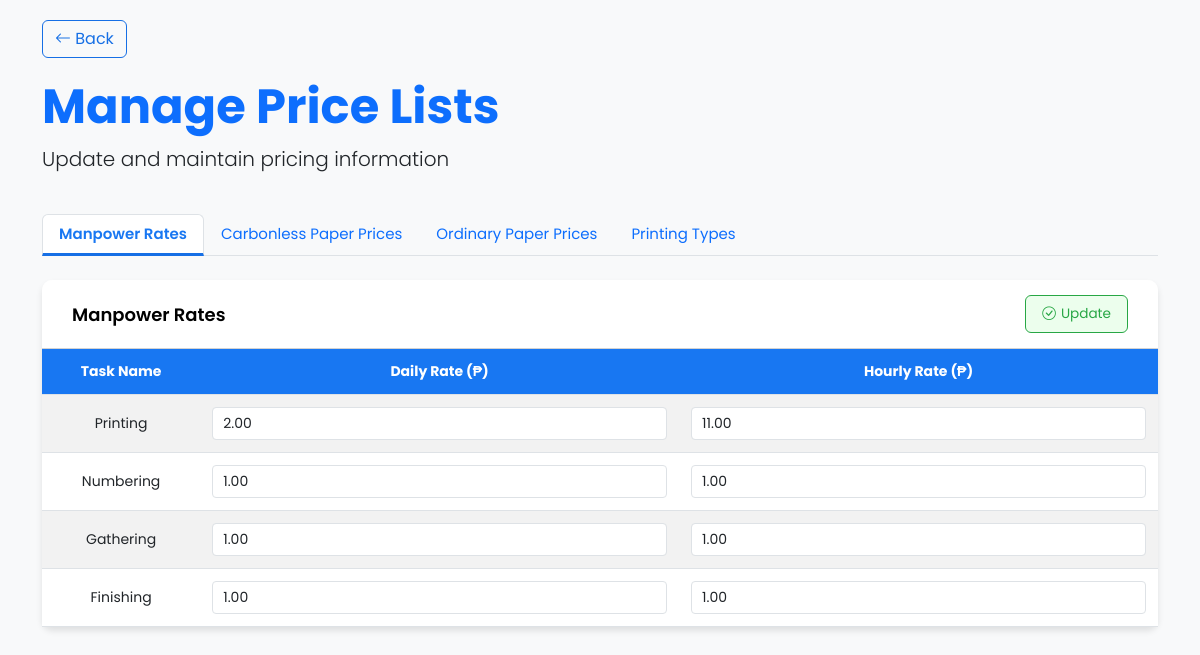
Screenshot of /pages/manage_prices.php?id=263 with the database file from the repository.
### tables this page shows
CREATE TABLE `manpower_rates` (
  `id` int(11) NOT NULL,
  `task_name` varchar(100) NOT NULL,
  `daily_rate` decimal(10,2) NOT NULL,
  `hourly_rate` decimal(10,2) NOT NULL,
  `created_at` timestamp NOT NULL DEFAULT current_timestamp()
);

### pages/manage_prices.php (the view, shortened to what this page needs)
<?php
require_once '../config/db.php';
$job_id = $_GET['id'] ?? 0;
$manpower_rates = $inventory->query("SELECT * FROM manpower_rates")->fetch_all(MYSQLI_ASSOC);
?>
<!DOCTYPE html>
<html lang="en">
<head>
  <link href="https://cdn.jsdelivr.net/npm/bootstrap@5.3.0/dist/css/bootstrap.min.css" rel="stylesheet">
  <link rel="stylesheet" href="https://cdn.jsdelivr.net/npm/bootstrap-icons@1.10.0/font/bootstrap-icons.css">
</head>
<body>
  <div class="container">
    <div class="back-button">
      <button type="button" class="btn btn-outline-primary" onclick="window.location.href='paper_cost.php?id=<?= $job_id ?>'">
        <i class="bi bi-arrow-left"></i> Back
      </button>
    </div>
    <div class="row mb-4">
      <div class="col">
        <h1 class="display-5 fw-bold text-primary">Manage Price Lists</h1>
        <p class="lead">Update and maintain pricing information</p>
      </div>
    </div>
    <div class="row">
      <div class="col-md-12">
        <ul class="nav nav-tabs mb-4" id="priceTabs" role="tablist">
          <li class="nav-item" role="presentation">
            <button class="nav-link active" id="manpower-tab" data-bs-toggle="tab" data-bs-target="#manpower-rates" type="button" role="tab">Manpower Rates</button>
          </li>
          <li class="nav-item" role="presentation">
            <button class="nav-link" id="paper-tab" data-bs-toggle="tab" data-bs-target="#paper-prices" type="button" role="tab">Carbonless Paper Prices</button>
          </li>
          <li class="nav-item" role="presentation">
            <button class="nav-link" id="cut-tab" data-bs-toggle="tab" data-bs-target="#cut-prices" type="button" role="tab">Ordinary Paper Prices</button>
          </li>
          <li class="nav-item" role="presentation">
            <button class="nav-link" id="printing-tab" data-bs-toggle="tab" data-bs-target="#printing-types" type="button" role="tab">Printing Types</button>
          </li>
        </ul>
        <div class="tab-content" id="priceTabContent">
          <div class="tab-pane fade show active" id="manpower-rates" role="tabpanel">
            <div class="card">
              <div class="card-header d-flex justify-content-between align-items-center">
                <span>Manpower Rates</span>
                <button type="button" class="btn1" onclick="submitAllForms()">
                  <i class="bi bi-check-circle"></i> Update
                </button>
              </div>
              <div class="card-body p-0">
                <form id="manpowerForm" method="post">
                  <div class="table-responsive">
                    <table class="table table-striped table-hover price-table mb-0">
                      <thead>
                        <tr>
                          <th>Task Name</th>
                          <th>Daily Rate (₱)</th>
                          <th>Hourly Rate (₱)</th>
                        </tr>
                      </thead>
                      <tbody>
                        <?php foreach ($manpower_rates as $row): ?>
                          <tr>
                            <td><?= htmlspecialchars($row['task_name']) ?>
                            </td>
                            <td>
                              <input type="number" step="0.01" name="manpower[<?= $row['id'] ?>][daily_rate]" value="<?= $row['daily_rate'] ?>" class="form-control form-control-sm" required>
                            </td>
                            <td>
                              <input type="number" step="0.01" name="manpower[<?= $row['id'] ?>][hourly_rate]" value="<?= $row['hourly_rate'] ?>" class="form-control form-control-sm" required>
                            </td>
                          </tr>
                        <?php endforeach; ?>
                      </tbody>
                    </table>
                  </div>
                </form>
              </div>
            </div>
          </div>
        </div>
      </div>
    </div>
  </div>
</body>
</html>

### pages/manage_prices.php (style rules this page uses)
:root { --primary: #1877f2; --primary-light: #eef2ff; --secondary: #166fe5; --accent: #e74c3c; --light: #ecf0f1; --dark: #2c3e50; }
body { background-color: #f8f9fa; font-family: 'Poppins', sans-serif; font-size: 15px; padding-top: 20px; padding-bottom: 40px; }
.card { border-radius: 10px; box-shadow: 0 4px 6px rgba(0, 0, 0, 0.1); margin-bottom: 20px; border: none; }
.card-header { background-color: #ffffffff; color: Black; border-radius: 10px 10px 0 0 !important; font-size: 120%; font-weight: 600; padding: 15px 30px; }
.btn-outline-primary { color: var(--secondary); border-color: var(--secondary); }
.table th { background-color: var(--primary); color: white; }
.nav-tabs .nav-link.active { font-weight: 600; color: var(--primary); border-bottom: 3px solid var(--secondary); }
.price-table { font-size: 14px; }
.price-table th, .price-table td { padding: 12px; text-align: center; vertical-align: middle; }
.form-control-sm { padding: 5px 10px; font-size: 14px; }
.back-button { margin-bottom: 20px; }
.btn1 { padding: 0.5rem 1rem; border-radius: 6px; font-size: 0.85rem; cursor: pointer; background: rgba(67, 238, 76, 0.1); color: #28a745; border: 1px solid #28a745; display: inline-flex; align-items: center; transition: all 0.2s; gap: 5px; }

### rows the page displays
manpower_rates: task_name "Printing", daily_rate "2.00", hourly_rate "11.00"
manpower_rates: task_name "Numbering", daily_rate "1.00", hourly_rate "1.00"
manpower_rates: task_name "Gathering", daily_rate "1.00", hourly_rate "1.00"
manpower_rates: task_name "Finishing", daily_rate "1.00", hourly_rate "1.00"
